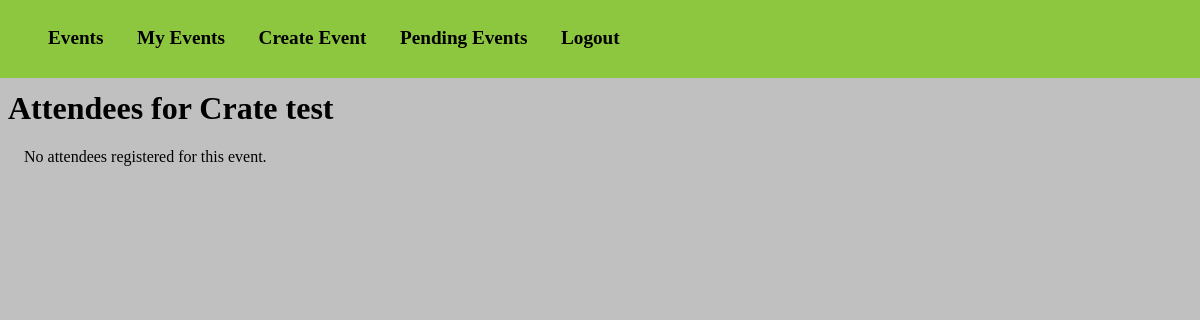
Before: /attendees/2/ (signed in) with the older database file.
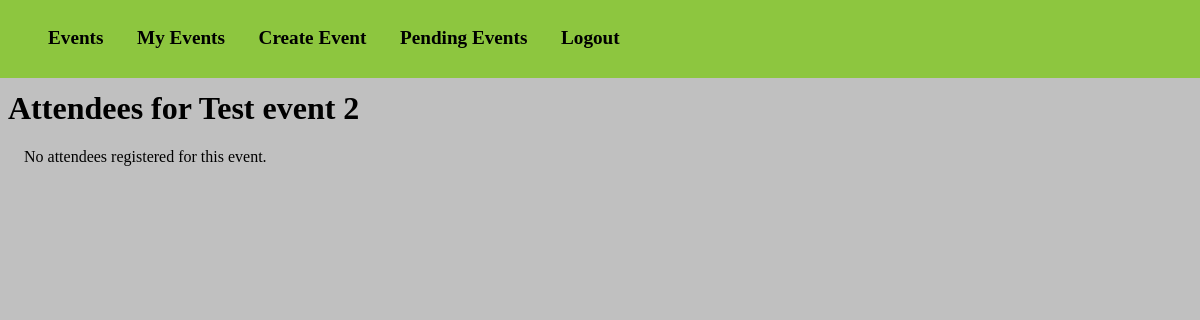
After: the same page with the newer database file.
### eventmanagment/models.py (models this page shows, shortened)
class Event(models.Model):
    CATEGORY_CHOICES = [
        ('meeting', 'Meeting'),
        ('workshop', 'Workshop'),
        ('activity', 'Student Activity'),
        ('conference', 'Conference'),
        ('', 'Seminar'),
        ('other', 'Other'),
    ]
    STATUS_CHOICES = [
        ('pending', 'Pending'),
        ('approved', 'Approved'),
        ('rejected', 'Rejected'),
        ('cancelled', 'Cancelled'),
    ]
    title = models.CharField(max_length=255)
    description = models.TextField()
    date = models.DateField()
    time = models.TimeField()
    location = models.CharField(max_length=255)
    category = models.CharField(max_length=20, choices=CATEGORY_CHOICES)
    organizer = models.CharField(max_length=255)
    capacity = models.IntegerField()
    status = models.CharField(max_length=10, choices=STATUS_CHOICES, default='pending')
    created_at = models.DateTimeField(auto_now_add=True)
    updated_at = models.DateTimeField(auto_now=True)

### eventmanagment/views.py (the view)
# urls.py: path('attendees/<int:id>/', views.attendees, name='attendees'),
def attendees(request, id):
    if 'user_id' not in request.session:
        return redirect('login')
    user = User.objects.get(id=request.session.get('user_id'))
    event = Event.objects.get(id=id)
    if user.role != 'admin':
        return HttpResponse("Unauthorized", status=403)
    registrations = Registration.objects.filter(event=event).select_related('user')
    attendees = [reg.user for reg in registrations]
    template = loader.get_template('attendees.html')
    context = {
        'attendees': attendees,
        'event': event,
        'role': user.role,
    }
    return HttpResponse(template.render(context, request))

### eventmanagment/templates/attendees.html (shortened to what this page needs)
{% extends "master.html" %}
{% block content %}
  <h1>Attendees for {{ event.title }}</h1>
  {% if attendees %}
    <ul>
      {% for attendee in attendees %}
        <li>{{ attendee.name }}</li>
      {% endfor %}
    </ul>
  {% else %}
    <p>No attendees registered for this event.</p>
  {% endif %}
{% endblock %}

Changed rows visible on the page:
changed Event: title "Crate test" → "Test event 2"
